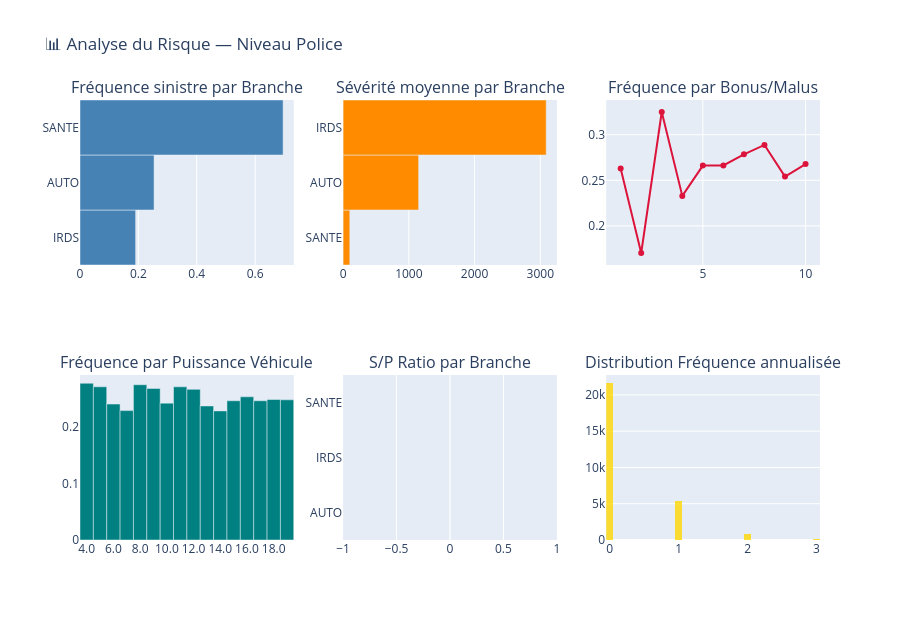

The notebook cell this image was saved under:
### Markdown cell above
## 3. Analyse Exploratoire du Risque

### Code cell
fig = make_subplots(rows=2, cols=3, subplot_titles=[
    'Fréquence sinistre par Branche',
    'Sévérité moyenne par Branche',
    'Fréquence par Bonus/Malus',
    'Fréquence par Puissance Véhicule',
    'S/P Ratio par Branche',
    'Distribution Fréquence annualisée'
])

# Fréquence par branche
br_freq = df.groupby('BRANCHE')['FREQ_SINISTRE'].mean().sort_values()
fig.add_trace(go.Bar(x=br_freq.values, y=br_freq.index, orientation='h',
                     marker_color='steelblue'), row=1, col=1)

# Sévérité par branche
br_sev = df[df['SEVERITE_MOY']>0].groupby('BRANCHE')['SEVERITE_MOY'].median().sort_values()
fig.add_trace(go.Bar(x=br_sev.values, y=br_sev.index, orientation='h',
                     marker_color='darkorange'), row=1, col=2)

# Par bonus/malus
bm_freq = df.groupby('BONUS_MALUS')['FREQ_SINISTRE'].mean()
fig.add_trace(go.Scatter(x=bm_freq.index, y=bm_freq.values,
                          mode='lines+markers', marker_color='crimson'), row=1, col=3)

# Par puissance
df['PUISSANCE_CLIP'] = df['PUISSANCE'].clip(4, 20)
pu_freq = df.groupby('PUISSANCE_CLIP')['FREQ_SINISTRE'].mean()
fig.add_trace(go.Bar(x=pu_freq.index.astype(str), y=pu_freq.values,
                     marker_color='teal'), row=2, col=1)

# S/P par branche
br_sp = df.groupby('BRANCHE')['SP_RATIO'].median().sort_values()
fig.add_trace(go.Bar(x=br_sp.values, y=br_sp.index, orientation='h',
                     marker_color='purple'), row=2, col=2)

# Distribution fréquence
fig.add_trace(go.Histogram(x=df['FREQ_SINISTRE'].clip(0, 3), nbinsx=50,
                            marker_color='gold', opacity=0.8), row=2, col=3)

fig.update_layout(height=620, title_text='📊 Analyse du Risque — Niveau Police',
                  showlegend=False)
fig.show()

### Figure 1 — Plotly figure (JSON) as saved in the notebook; plotly's stock layout.template omitted (floating-point values rounded to 4 significant figures; data arrays with more than 128 entries replaced by an {"elided": "..."} marker saying what was removed)
{"data": [{"marker": {"color": "steelblue"}, "orientation": "h", "type": "bar", "x": [0.1906, 0.2538, 0.6959], "xaxis": "x", "y": ["IRDS", "AUTO", "SANTE"], "yaxis": "y"}, {"marker": {"color": "darkorange"}, "orientation": "h", "type": "bar", "x": [101.8, 1149.0, 3089.0], "xaxis": "x2", "y": ["SANTE", "AUTO", "IRDS"], "yaxis": "y2"}, {"marker": {"color": "crimson"}, "mode": "lines+markers", "type": "scatter", "x": [1, 2, 3, 4, 5, 6, 7, 8, 9, 10], "xaxis": "x3", "y": [0.2629, 0.1703, 0.3249, 0.2329, 0.2661, 0.2663, 0.2785, 0.2888, 0.254, 0.2678], "yaxis": "y3"}, {"marker": {"color": "teal"}, "type": "bar", "x": ["4.0", "5.0", "6.0", "7.0", "8.0", "9.0", "10.0", "11.0", "12.0", "13.0", "14.0", "15.0", "16.0", "17.0", "18.0", "20.0"], "xaxis": "x4", "y": [0.2765, 0.2702, 0.2397, 0.2282, 0.2738, 0.2673, 0.2414, 0.2702, 0.2657, 0.2365, 0.2277, 0.2456, 0.2526, 0.2456, 0.2478, 0.2473], "yaxis": "y4"}, {"marker": {"color": "purple"}, "orientation": "h", "type": "bar", "x": [0, 0, 0], "xaxis": "x5", "y": ["AUTO", "IRDS", "SANTE"], "yaxis": "y5"}, {"marker": {"color": "gold"}, "nbinsx": 50, "opacity": 0.8, "type": "histogram", "x": {"elided": "30000 float values"}, "xaxis": "x6", "yaxis": "y6"}], "layout": {"annotations": [{"font": {"size": 16}, "showarrow": false, "text": "Fréquence sinistre par Branche", "x": 0.1444, "xanchor": "center", "xref": "paper", "y": 1, "yanchor": "bottom", "yref": "paper"}, {"font": {"size": 16}, "showarrow": false, "text": "Sévérité moyenne par Branche", "x": 0.5, "xanchor": "center", "xref": "paper", "y": 1, "yanchor": "bottom", "yref": "paper"}, {"font": {"size": 16}, "showarrow": false, "text": "Fréquence par Bonus/Malus", "x": 0.8556, "xanchor": "center", "xref": "paper", "y": 1, "yanchor": "bottom", "yref": "paper"}, {"font": {"size": 16}, "showarrow": false, "text": "Fréquence par Puissance Véhicule", "x": 0.1444, "xanchor": "center", "xref": "paper", "y": 0.375, "yanchor": "bottom", "yref": "paper"}, {"font": {"size": 16}, "showarrow": false, "text": "S/P Ratio par Branche", "x": 0.5, "xanchor": "center", "xref": "paper", "y": 0.375, "yanchor": "bottom", "yref": "paper"}, {"font": {"size": 16}, "showarrow": false, "text": "Distribution Fréquence annualisée", "x": 0.8556, "xanchor": "center", "xref": "paper", "y": 0.375, "yanchor": "bottom", "yref": "paper"}], "height": 620, "showlegend": false, "title": {"text": "📊 Analyse du Risque — Niveau Police"}, "xaxis": {"anchor": "y", "domain": [0, 0.2889]}, "xaxis2": {"anchor": "y2", "domain": [0.3556, 0.6444]}, "xaxis3": {"anchor": "y3", "domain": [0.7111, 1]}, "xaxis4": {"anchor": "y4", "domain": [0, 0.2889]}, "xaxis5": {"anchor": "y5", "domain": [0.3556, 0.6444]}, "xaxis6": {"anchor": "y6", "domain": [0.7111, 1]}, "yaxis": {"anchor": "x", "domain": [0.625, 1]}, "yaxis2": {"anchor": "x2", "domain": [0.625, 1]}, "yaxis3": {"anchor": "x3", "domain": [0.625, 1]}, "yaxis4": {"anchor": "x4", "domain": [0, 0.375]}, "yaxis5": {"anchor": "x5", "domain": [0, 0.375]}, "yaxis6": {"anchor": "x6", "domain": [0, 0.375]}}}
